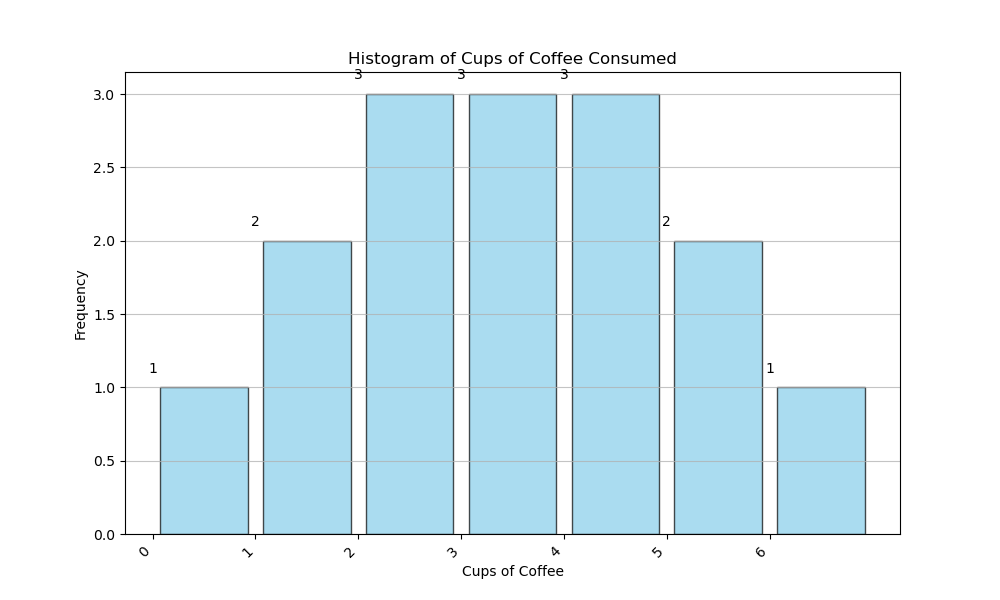

Reproduce this figure in Python.

import matplotlib.pyplot as plt

# Data extracted from the table data
data = [3, 4, 2, 5, 6, 1, 4, 3, 2, 3, 5, 2, 1, 0, 4]

# Create the histogram
plt.figure(figsize=(10, 6))  # Set the figure size
plt.hist(data, bins=range(min(data), max(data) + 2), color='skyblue', alpha=0.7, rwidth=0.85, edgecolor='black')

# Add visual details
plt.title('Histogram of Cups of Coffee Consumed')   # Title of the histogram
plt.xlabel('Cups of Coffee')                        # X-axis label
plt.ylabel('Frequency')                             # Y-axis label
plt.xticks(range(min(data), max(data) + 1))         # Set x-axis ticks to match the number of cups
plt.grid(axis='y', alpha=0.75)                      # Add a grid for the y-axis with a specified alpha transparency

# Annotate data points with the frequency
for i in range(min(data), max(data) + 1):
    plt.text(i, data.count(i) + 0.1, str(data.count(i)), ha='center')

# Optional styling
plt.setp(plt.gca().get_xticklabels(), rotation=45, horizontalalignment='right')  # Rotate x-axis labels for better readability

# Show the plot
plt.show()
